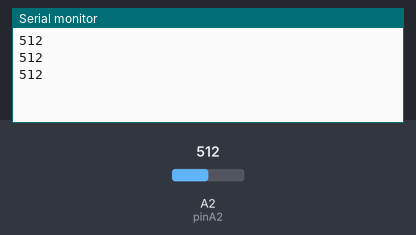
A sketch run on a simulated Arduino Uno, built with avr-gcc and run on an emulated ATmega328P. Parts: the last lines printed to the serial monitor. The test bench sets the inputs (shaded band); at power-on: A2 (pinA2) = 512.

Above: at 1.3 s.
1.4 s: A2 (pinA2) set to 716
At 1.9 s:
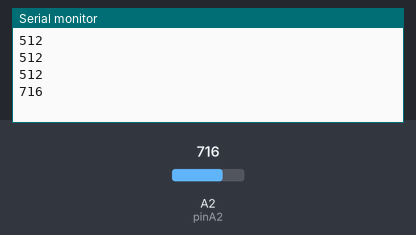
2.9 s: A2 (pinA2) set to 900
At 3.4 s:
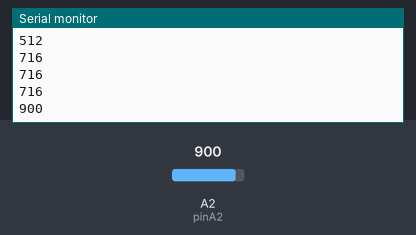
Timing chart, 0 to 5.9 s (numbered marks = the images above; inputs shaded):
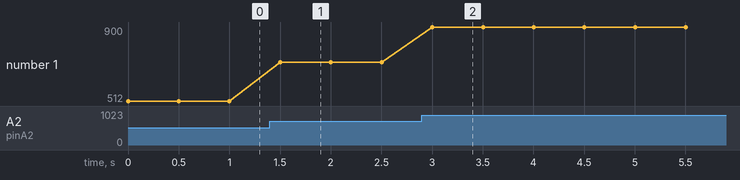

The sketch:

photoresistor.ino
```cpp
int pinA2=A2;
int waitTime=500;
int photoval;
void setup()
{


  pinMode(pinA2,INPUT);
  Serial.begin(9600);


}

void loop()
{
photoval=analogRead(pinA2);
Serial.println(photoval);
delay(waitTime);

}
```

Measured:
- after the input at 1.4 s, the serial monitor: prints a new line after 0.10 s (image 1)
- after the input at 2.9 s, the serial monitor: prints a new line after 0.10 s (image 2)
- plotted number 1: 512 → 716 after the input at 1.4 s, 716 → 900 after the input at 2.9 s
